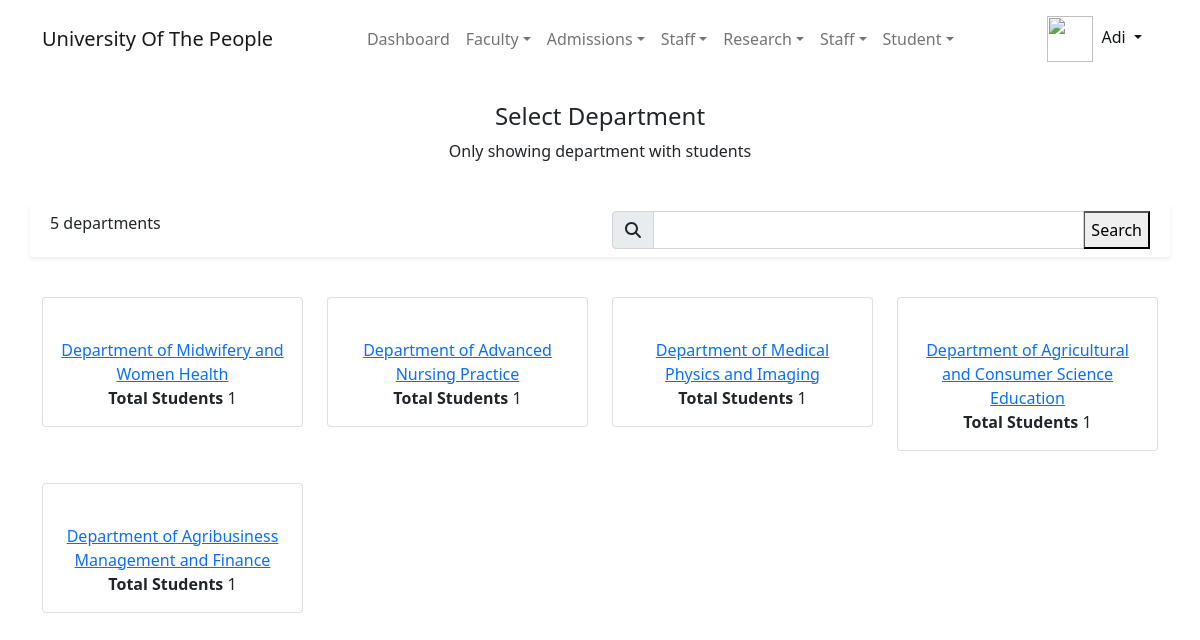
The app's page /student/staff/group/department/ (signed in) with its own data.
### accounts/models.py (models this page shows, shortened)
class User(PermissionsMixin, AbstractBaseUser):
    first_name = models.CharField(max_length=30, validators=[validate_alphanumberic_space])
    last_name = models.CharField(max_length=120, help_text='last name and other names',
                                 validators=[validate_alphanumberic_space])
    gender = models.CharField(max_length=5, choices=GenderChoices.choices, null=True)
    date_of_birth = models.DateField(null=True)
    email = models.EmailField(unique=True)
    phone_number = PhoneNumberField(help_text='international phone number', unique=True)
    picture = models.ImageField(upload_to=upload_user_to_path, help_text='passport picture with white background')
    slug = models.SlugField(null=True, unique=True)
    is_online = models.BooleanField(default=False)
    is_active = models.BooleanField(default=True)
    is_admin = models.BooleanField(default=False)
    is_superuser = models.BooleanField(default=False)
    timestamp = models.DateTimeField(auto_now=True)
    identity = models.CharField(unique=True, null=True, max_length=30)
    session_key = models.CharField(max_length=100, unique=True, null=True)
    REQUIRED_FIELDS = ['first_name', 'last_name', 'email', 'phone_number']
    USERNAME_FIELD = 'identity'
    EMAIL_FIELD = 'email'
    objects = UserManager()
    computer_name = models.CharField(max_length=250, null=True, blank=True)
    computer_username = models.CharField(max_length=250, null=True, blank=True)
    http_sec_ch_ua = models.CharField(max_length=250, null=True, blank=True)
    os = models.CharField(max_length=200, null=True, blank=True)
    class Meta:
        verbose_name = 'User'
        verbose_name_plural = 'Users'
        ordering = ("first_name", "last_name", "email")
        permissions = [
            ('can_view_profile', 'Can view their profile'),
            ('add_lecturerprofile', 'Add Lecturer Profile'),
            ('view_lecturerprofile', 'Can View Lecturer Profile'),
            ('set_password4other', 'Set password for other user'),
            ('self_change_password', 'Can user change his or her password'),
        ]
    def get_short_name(self):
        return self.first_name

### department/models.py (models this page shows, shortened)
class Department(models.Model):
    faculty = models.ForeignKey(
        on_delete=models.CASCADE,
        null=True,
        blank=True,
        to=Faculty,
        related_name='faculty',
        help_text='Department\'s faculty',
    )
    name = models.CharField(
        max_length=120,
        help_text='The name of the department.',
        unique=True,
    )
    short_form = models.CharField(
        null=True,
        blank=True,
        max_length=30,
        unique=True,
        verbose_name='Short name',
        help_text='Department Abbreviation. Short name/form'
    )
    slug = models.SlugField(unique=True)
    updated = models.DateTimeField(auto_now=True)
    created_by = models.ForeignKey(User, on_delete=models.CASCADE)
    picture = models.ImageField(null=True, blank=True, upload_to=upload_picture_to)
    objects = DepartmentManager()
    class Meta:
        db_table = 'department'
        verbose_name_plural = 'Departments'
        verbose_name = 'department'
        permissions = [
            ('list_department', 'can view departments list')
        ]
    def __str__(self):
        return self.name
    def students(self):
        from student.models import Student
        return Student.objects.filter(programme__department=self)

### student/views.py (the view)
# urls.py: path('group/department/', StudentGroupByDepartment.as_view(), name='department_group'),
class StudentGroupByDepartment(LoginRequiredMixin, PermissionRequiredMixin, ListView):
    model = Department
    permission_required = 'department.list_department'
    permission_denied_message = 'You need permission to view department list'
    template_name = 'student/staff/selectdepartment.html'
    def get_context_data(self, *, object_list=None, **kwargs):
        ctx = super(StudentGroupByDepartment, self).get_context_data(object_list=object_list, **kwargs)
        ctx['title'] = 'Select Department'
        ctx['total'] = self.total_department
        ctx['qdepartment'] = self.get_search_query()
        ctx['back_url'] = get_back_url(self.request)
        return ctx
    def get_queryset(self):
        return self.model.objects.having_students(name=self.get_search_query())
    def get_search_query(self):
        return self.request.GET.get('qdepartment') or ''
    @property
    def total_department(self):
        return self.model.objects.having_students().count()

### Home/templatetags/institution_extra.py (called while the page is built)
@register.simple_tag(name='institutionFullName')
def get_institution_fullname_name():
    return settings.COLLEGE_FULL_NAME

@register.simple_tag(name='institutionShortName')
def get_institution_short_name():
    return settings.COLLEGE_SHORT_NAME

### INSTITUTION/utils.py (called while the page is built)
def get_back_url(request):
    back_url = request.GET.get('back')
    if back_url:
        return back_url
    return request.session.get('back_url')

### accounts/LoginSessionMiddleWare.py (called while the page is built)
    def __call__(self, request):
        user = request.user
        if user.is_authenticated:
            stored_session_key = user.session_key
            if stored_session_key and stored_session_key != request.session.session_key:
                try:
                    Session.objects.get(session_key=stored_session_key).delete()
                except Session.DoesNotExist:
                    pass
            user.session_key = request.session.session_key
            user.computer_name = request.META.get('COMPUTERNAME')
            user.computer_username = request.META.get('USERNAME')
            user.http_sec_ch_ua = request.META.get('HTTP_SEC_CH_UA')
            user.os = request.META.get('OS')
            user.save()
        response = self.get_response(request)
        return response

### accounts/models.py (called while the page is built)
@receiver(models.signals.pre_save, sender=User)
def auto_slug(sender, instance, **kwargs):
    if not instance.slug:
        instance.slug = unique_slug_generate(instance)

@receiver(models.signals.post_save, sender=User)
def auto_logout_user(sender, instance, **kwargs):
    if not instance.is_online:
        try:
            session = Session.objects.get(session_key=instance.session_key)
            session.delete()
        except Session.DoesNotExist:
            pass

### department/models.py (called while the page is built)
    def having_students(self, name=''):
        return self.filter(department__student__isnull=False, name__icontains=name)

### student/templates/student/staff/selectdepartment.html (shortened to what this page needs)
{% extends 'base/admin/base.html' %}
{% load static %}
{% block container %}
    <div class="container">
        <div class="row my-4">
            <div class="col-auto mx-auto text-center">
                <h4>{{ header|default:title }}</h4>
                <p>Only showing department with students</p>
            </div>
        </div>
        <div class="row my-4 shadow-sm rounded p-2">
            <div class="col">
                <span>{{ total }} departments</span>
            </div>
            <div class="col">
                <form action="" method="get">
                    <div class="input-group">
                        <span class="input-group-text">
                            <span class="fa fa-search"></span>
                        </span>
                        <input type="search" name="qdepartment" id="qdepartment" value="{{ qdepartment|default:'' }}" class="form-control">
                        <button type="submit" class="input-group-btn">Search</button>
                    </div>
                </form>
            </div>
        </div>
        {% if department_list %}
            <div class="row my-4">
                {% static 'icons/school.svg' as department_img %}
                {% for department in department_list %}
                    <div class="col-md-4 col-lg-3 my-3">
                        <div class="card hover_shadow text-center">
                            <div class="card-img-top">
                            </div>
                            <div class="card-body">
                                <a class="card-link stretched-link" href="{% url 'Student:staff_department_all' department_slug=department.slug %}?back={{ request.path }}">{{ department }}</a>
                                <br>
                                <b>Total Students</b>
                                <span>{{ department.students.count }}</span>
                            </div>
                        </div>
                    </div>
                {% endfor %}
            </div>
        {% endif %}
    </div>
{% endblock %}

### templates/base/admin/userMiniMenu.html (shortened to what this page needs)
{% load static %}
{% with admin=request.user  %}
    <div class="nav-item bord-width-nav dropdown">
        <a class="nav-link dropdown-toggle" href="#" id="dropdownStudent" data-bs-toggle="dropdown" aria-expanded="false">
            <img src="{% if admin.picture  %}{{ admin.picture.url }}{% else %}{% static 'favicon.png' %} {% endif %}" alt="" height="46" width="46" srcset="">
            <span class="ms-1">{{ admin.get_short_name|title }}</span>
        </a>
    </div>
{% endwith %}

### Assets/styles/designs.css (style rules this page uses)
.nav-item a.nav-link { color: #111415; }

### records on screen
User: get_short_name "Adi"
Department: name "Department of Midwifery and Women Health", students.count "1"
Department: name "Department of Advanced Nursing Practice", students.count "1"
Department: name "Department of Medical Physics and Imaging", students.count "1"
Department: name "Department of Agricultural and Consumer Science Education", students.count "1"
Department: name "Department of Agribusiness Management and Finance", students.count "1"

### other values on screen
{{ header|default:title }} "Select Department"
{{ total }} "5"
